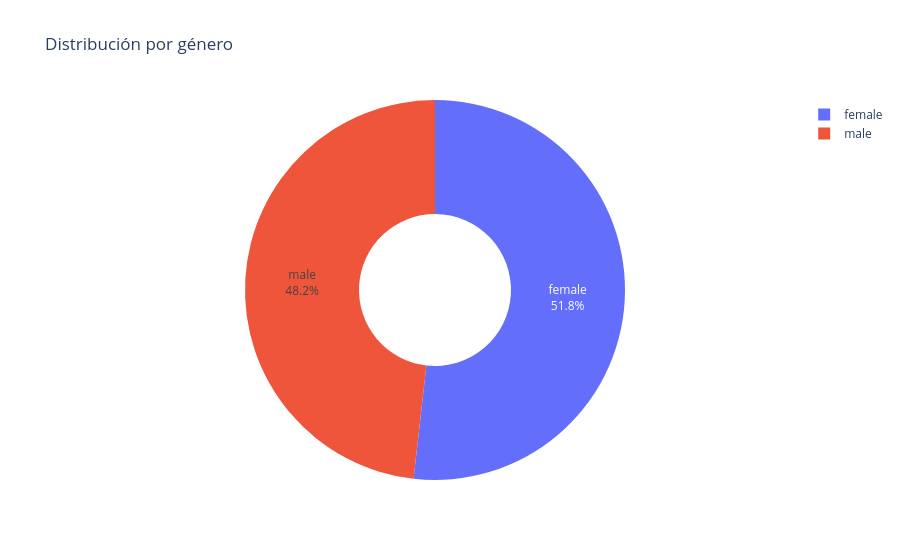

Notebook code for this chart:
### Markdown cell above
### Proporcion Hombres vs Mujeres

### Code cell
# hay que normalizar los datos antes de hacer la estadistica
data["Gender"] = data["Gender"].str.strip().str.lower()

# Conteo de hombres y mujeres
conteo_genero = (
    data["Gender"]
    .value_counts()
    .reset_index()
)
conteo_genero.columns = ["Gender", "Cantidad"]

# Pie chart interactivo
fig = px.pie(
    conteo_genero,
    names="Gender",
    values="Cantidad",
    title="Distribución por género",
    hole=0.4  # opcional: dona
)

fig.update_traces(textposition="inside", textinfo="percent+label")
fig.show()

### Figure 1 — Plotly figure (JSON) as saved in the notebook; plotly's stock layout.template omitted (floating-point values rounded to 4 significant figures)
{"data": [{"domain": {"x": [0, 1], "y": [0, 1]}, "hole": 0.4, "hovertemplate": "Gender=%{label}<br>Cantidad=%{value}<extra></extra>", "labels": ["female", "male"], "legendgroup": "", "name": "", "showlegend": true, "textinfo": "percent+label", "textposition": "inside", "type": "pie", "values": [3108, 2892]}], "layout": {"legend": {"tracegroupgap": 0}, "title": {"text": "Distribución por género"}}}
